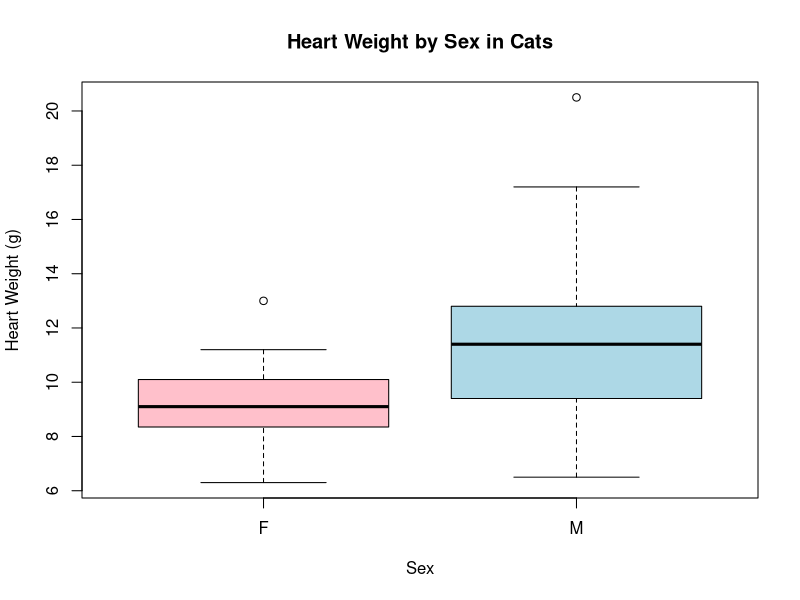

This chart was generated by the following R code:
library(MASS)
data(cats)

# Plot sex-wise boxplot for Heart Weight (Hwt)
# Sex is a factor where F = Female, M = Male
boxplot(Hwt ~ Sex, data = cats, 
        main = "Heart Weight by Sex in Cats",
        xlab = "Sex", ylab = "Heart Weight (g)",
        col = c("pink", "lightblue"))
